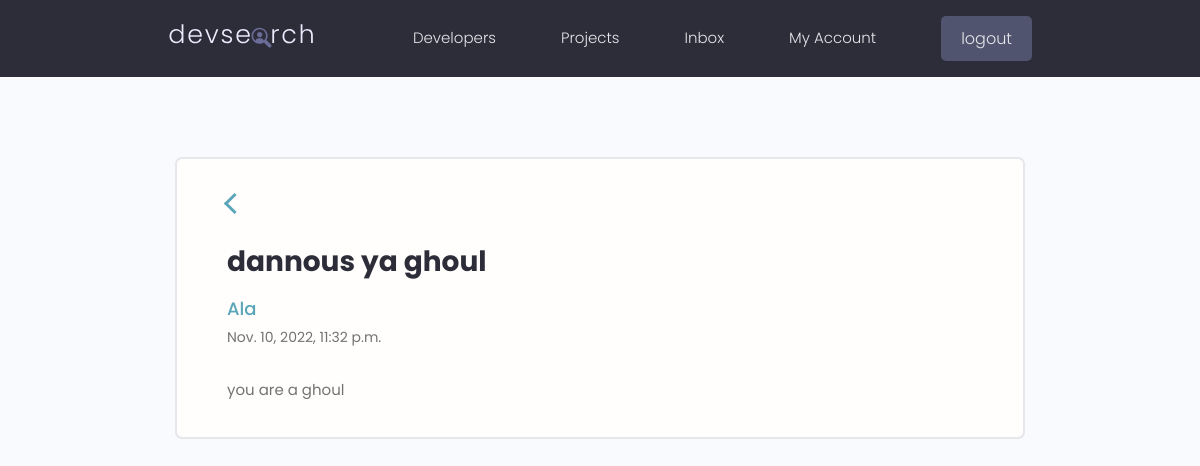
Screenshot of /message/2620e5f4bf164f7fbd63bbfe6eab75ee/ (signed in) with the database file from the repository.
### users/models.py (models this page shows, shortened)
class Message(models.Model):
    sender = models.ForeignKey(Profile, on_delete=models.SET_NULL, null=True, blank=True)
    recipient = models.ForeignKey(Profile, on_delete=models.SET_NULL, null=True, blank=True, related_name='messages')
    name = models.CharField(max_length=50, null=True, blank=True)
    subject = models.CharField(max_length=200, null=True, blank=True)
    email = models.EmailField(max_length=200, null=True, blank=True)
    body = models.TextField()
    is_read = models.BooleanField(default=False, null=True)
    created = models.DateTimeField(auto_now_add=True)
    id = models.UUIDField(default=uuid.uuid4, primary_key=True, editable=False, unique=True)
    class Meta:
        ordering = ['-created', 'is_read']

### users/views.py (the view)
# urls.py: path('message/<str:pk>/', views.viewMessage, name='message'),
@login_required(login_url='login')
def viewMessage(request, pk):
    profile = request.user.profile
    message = profile.messages.get(id=pk)
    if message.is_read == False:
        message.is_read = True
        message.save()
    context = {'message':message}
    return render(request, 'users/message.html', context)

### users/templates/users/message.html
{% extends 'main.html' %}
{% block content %}
<main class="messagePage my-xl">
  <div class="content-box">
    <div class="message">
      <li><a href="{% url 'account' %}"><span class="arrow arrow-left" ></span></a></li>
      <h2 class="message__subject">{{message.subject}}</h4>
        <a href="profile.html" class="message__author">{{message.name}}</a>
        <p class="message__date">{{message.created}}</p>
        <div class="message__body">
            {{message.body|linebreaksbr}}
        </div>
    </div>
  </div>
</main>
{% endblock content %}

### static/styles/app.css (style rules this page uses)
:root { --color-sub: #2d2d39; }
.content-box { width: 95%; max-width: 85rem; margin: 0 auto; }
.message { padding: 2.5rem 0; }
.message > a { display: flex; gap: 1rem; }
.message__author, .message__date { flex-basis: 25%; }
.message__subject { flex-basis: 50%; }
.message__date { text-align: right; }
.messagePage .message { list-style: none; background: var(--color-white); padding: 3.5rem 5rem; border: 2px solid var(--color-light); border-radius: 0.7rem; }
.messagePage .message__subject { font-size: 2.8rem; color: var(--color-sub); margin-bottom: 1rem; margin-top: 2rem; }
.messagePage .message__author { font-size: 1.8rem; font-weight: 500; }
.messagePage .message__date { font-size: 1.4rem; font-weight: 400; text-align: left; margin-bottom: 3rem; }

### static/styles/back-btn.css (style rules this page uses)
.arrow { display: inline-block; width: 15px; height: 15px; border-top: 3px solid #5aa5b9; border-right: 3px solid #5aa5b9; }
.arrow-left { transform: rotate(-135deg); }

### static/uikit/styles/modules/_variables.css (style rules this page uses)
:root { --color-main: #5aa5b9; --color-main-light: #e6faff; --color-sub: #3f4156; --color-sub-light: #51546e; --color-sub-lighter: #ededfd; --color-text: #737373; --color-gray: #8b8b8b; --color-light: #e5e7eb; --color-light-gray: #767676; --color-bg: #f8fafd; --color-white: #fffefd; --color-white-light: #f3f3f3; --color-success: #359e64; --color-success-bg: #def8e8; --color-error: #fc4b0b; --color-error-bg: #fff2ee; --font-base: 'Poppins', arial, helvetica, 'Segoe UI', roboto, ubuntu, sans-serif; --font-monospace: 'Fira Code', 'Courier New', courier, monospace; --font-regular: 300; --font-medium: 500; --font-bold: 700; --generic-shadow: 1px 1px 5px #00000010; --generic-transition: all 0.3s ease-in-out; }

### static/uikit/styles/modules/_base.css (style rules this page uses)
* { margin: 0; padding: 0; box-sizing: border-box; text-rendering: optimizeLegibility; color: inherit; font-size: inherit; }
html { font-size: 50%; }
@media only screen and (min-width: 480px) { html { font-size: 56.25%; } }
@media only screen and (min-width: 1200px) { html { font-size: 62.5%; } }

### static/uikit/styles/modules/_typography.css (style rules this page uses)
* { font-family: var(--font-base); }
h2 { font-size: 3.6rem; font-weight: var(--font-bold); }
p, span, strong { font-size: 1.6rem; color: var(--color-text); font-weight: var(--font-regular); }
a { padding-bottom: 2px; text-decoration: none; display: inline-block; color: var(--color-main); font-weight: var(--font-medium); }

### static/uikit/styles/modules/_utilities.css (style rules this page uses)
.my-xl { margin: 8rem auto; }

### rows the page displays
Message: subject "dannous ya ghoul", name "Ala", created "Nov. 10, 2022, 11:32 p.m.", body "you are a ghoul"
